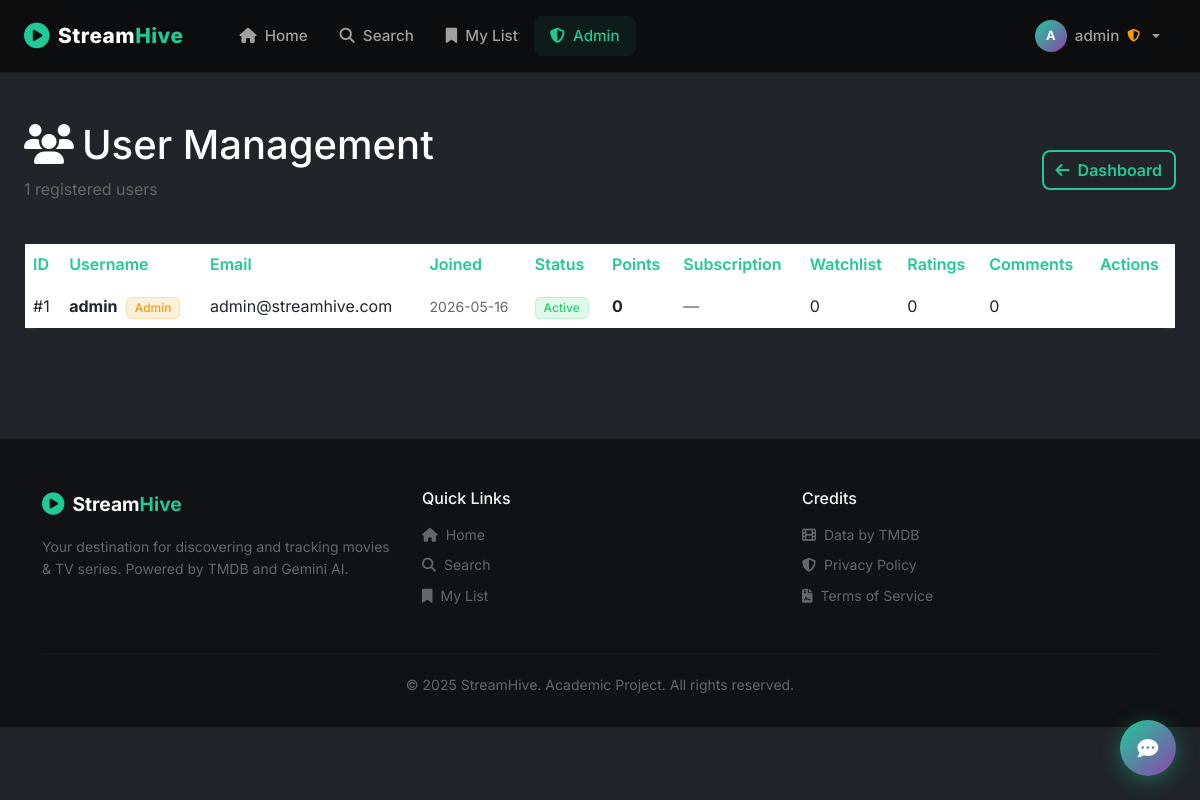
Page /public/admin/users.php (signed in) on the committed database.
### tables this page shows
CREATE TABLE users (
    id INT PRIMARY KEY AUTO_INCREMENT,
    username VARCHAR(50) NOT NULL UNIQUE,
    email VARCHAR(100) NOT NULL UNIQUE,
    password_hash VARCHAR(255) NOT NULL,
    avatar_url VARCHAR(255) DEFAULT NULL,
    created_at TIMESTAMP DEFAULT CURRENT_TIMESTAMP,
    updated_at TIMESTAMP DEFAULT CURRENT_TIMESTAMP ON UPDATE CURRENT_TIMESTAMP,
    is_admin BOOLEAN DEFAULT FALSE,
    status ENUM('active', 'inactive', 'suspended') DEFAULT 'active'
);

### app/db/db.php (called while the page is built, shortened)
<?php
class Database {
    private static $instance = null;
    private $conn;
    private function __construct() {
        $port = defined('DB_PORT') ? DB_PORT : 3306;
        $this->conn = mysqli_init();
        $this->conn->options(MYSQLI_OPT_SSL_VERIFY_SERVER_CERT, false);
        $this->conn->real_connect(DB_HOST, DB_USER, DB_PASS, DB_NAME, $port, null, MYSQLI_CLIENT_SSL);
        $this->conn->set_charset('utf8mb4');
    }
    public static function getInstance() {
        if (self::$instance === null) {
            self::$instance = new Database();
        }
        return self::$instance;
    }
    public function query($sql, $params = [], $types = '') {
        $stmt = $this->conn->prepare($sql);
        $stmt->execute();
        $result = $stmt->get_result();
        return $result->fetch_all(MYSQLI_ASSOC);
    }
    public function fetchAll($sql, $params = [], $types = '') {
        return $this->query($sql, $params, $types);
    }
}
?>

### public/admin/users.php (the view, shortened to what this page needs)
<?php
include '../../app/includes/header.php';
include '../../app/includes/navbar.php';
require_once '../../app/db/db.php';
$db = Database::getInstance();
$users = $db->fetchAll("SELECT u.*,
    (SELECT COUNT(*) FROM my_list WHERE user_id = u.id) as list_count,
    (SELECT COUNT(*) FROM ratings WHERE user_id = u.id) as rating_count,
    (SELECT COUNT(*) FROM comments WHERE user_id = u.id) as comment_count,
    (SELECT expires_at FROM subscriptions WHERE user_id = u.id AND expires_at > NOW() ORDER BY expires_at DESC LIMIT 1) as sub_expires
    FROM users u ORDER BY u.created_at DESC");
?>
<main class="container-fluid py-5">
    <div class="container-fluid">
        <div class="d-flex justify-content-between align-items-center mb-4">
            <div>
                <h1><i class="fas fa-users me-2"></i>User Management</h1>
                <p class="text-muted"><?php echo count($users); ?> registered users</p>
            </div>
            <a href="index.php" class="btn btn-outline-primary"><i class="fas fa-arrow-left me-2"></i>Dashboard</a>
        </div>
        <div class="card">
            <div class="table-responsive">
                <table class="table table-hover mb-0">
                    <thead class="bg-darker">
                        <tr>
                            <th>ID</th>
                            <th>Username</th>
                            <th>Email</th>
                            <th>Joined</th>
                            <th>Status</th>
                            <th>Points</th>
                            <th>Subscription</th>
                            <th>Watchlist</th>
                            <th>Ratings</th>
                            <th>Comments</th>
                            <th>Actions</th>
                        </tr>
                    </thead>
                    <tbody>
                        <?php foreach ($users as $u): ?>
                        <tr>
                            <td>#<?php echo $u['id']; ?></td>
                            <td><strong><?php echo htmlspecialchars($u['username']); ?></strong>
                                <?php if ($u['is_admin']): ?><span class="badge badge-soft-warning ms-1">Admin</span><?php endif; ?>
                            </td>
                            <td><?php echo htmlspecialchars($u['email']); ?></td>
                            <td><small class="text-muted"><?php echo date('Y-m-d', strtotime($u['created_at'])); ?></small></td>
                            <td>
                                <?php
                                $statusClass = $u['status'] === 'active' ? 'success' : ($u['status'] === 'suspended' ? 'danger' : 'secondary');
                                ?>
                                <span class="badge badge-soft-<?php echo $statusClass; ?>"><?php echo ucfirst($u['status']); ?></span>
                            </td>
                            <td><strong><?php echo isset($u['points_balance']) ? $u['points_balance'] : 0; ?></strong></td>
                            <td>
                                <?php if ($u['is_admin']): ?>
                                    <span class="text-muted">—</span>
                                <?php elseif ($u['sub_expires']): ?>
                                    <span class="badge bg-success">Active</span>
                                    <small class="text-muted d-block"><?php echo date('M j', strtotime($u['sub_expires'])); ?></small>
                                <?php else: ?>
                                    <span class="badge badge-soft-secondary">None</span>
                                <?php endif; ?>
                            </td>
                            <td><?php echo $u['list_count']; ?></td>
                            <td><?php echo $u['rating_count']; ?></td>
                            <td><?php echo $u['comment_count']; ?></td>
                            <td>
                            </td>
                        </tr>
                        <?php endforeach; ?>
                    </tbody>
                </table>
            </div>
        </div>
    </div>
</main>
<?php include '../../app/includes/footer.php'; ?>

### app/includes/header.php (shortened to what this page needs)
<!DOCTYPE html>
<html lang="en">
<head>
    <link href="https://cdnjs.cloudflare.com/ajax/libs/bootstrap/5.3.0/css/bootstrap.min.css" rel="stylesheet">
    <link rel="stylesheet" href="https://cdnjs.cloudflare.com/ajax/libs/font-awesome/6.5.0/css/all.min.css">
    <link rel="stylesheet" href="/streamhive/public/assets/css/style.css">
</head>
<body class="bg-dark text-white">

### app/includes/navbar.php (shortened to what this page needs)
<?php
$currentPage = basename($_SERVER['PHP_SELF']);
$isLoggedIn = isset($_SESSION['user_id']);
$isAdmin = isset($_SESSION['is_admin']) && $_SESSION['is_admin'];
$username = isset($_SESSION['username']) ? $_SESSION['username'] : '';
?>
<nav class="navbar navbar-expand-lg navbar-dark sticky-top" id="main-navbar">
    <div class="container-fluid px-4">
        <a class="navbar-brand fw-bold d-flex align-items-center gap-2" href="/streamhive/public/index.php">
            <i class="fas fa-play-circle" style="color: var(--primary); font-size: 1.6rem;"></i>
            <span style="font-size: 1.3rem; letter-spacing: 0.5px;">Stream<span style="color: var(--primary);">Hive</span></span>
        </a>
        <div class="collapse navbar-collapse" id="navbarNav">
            <ul class="navbar-nav me-auto ms-4">
                <li class="nav-item">
                    <a class="nav-link <?php echo $currentPage === 'index.php' ? 'active' : ''; ?>" href="/streamhive/public/index.php">
                        <i class="fas fa-home me-1"></i> Home
                    </a>
                </li>
                <li class="nav-item">
                    <a class="nav-link <?php echo $currentPage === 'search.php' ? 'active' : ''; ?>" href="/streamhive/public/search.php">
                        <i class="fas fa-search me-1"></i> Search
                    </a>
                </li>
                <?php if ($isLoggedIn): ?>
                <li class="nav-item">
                    <a class="nav-link <?php echo $currentPage === 'mylist.php' ? 'active' : ''; ?>" href="/streamhive/public/mylist.php">
                        <i class="fas fa-bookmark me-1"></i> My List
                    </a>
                </li>
                <?php endif; ?>
                <?php if ($isAdmin): ?>
                <li class="nav-item">
                    <a class="nav-link <?php echo strpos($_SERVER['PHP_SELF'], 'admin') !== false ? 'active' : ''; ?>" href="/streamhive/public/admin/index.php">
                        <i class="fas fa-shield-alt me-1"></i> Admin
                    </a>
                </li>
                <?php endif; ?>
            </ul>
            <ul class="navbar-nav">
                <?php if ($isLoggedIn): ?>
                <li class="nav-item dropdown">
                    <a class="nav-link dropdown-toggle d-flex align-items-center gap-2" href="#" role="button" data-bs-toggle="dropdown">
                        <div class="user-avatar-sm"><?php echo strtoupper(substr($username, 0, 1)); ?></div>
                        <span><?php echo htmlspecialchars($username); ?></span>
                        <?php if ($isAdmin): ?>
                        <span class="nav-admin-badge"><i class="fas fa-shield-alt"></i></span>
                        <?php endif; ?>
                    </a>
                </li>
                <?php endif; ?>
            </ul>
        </div>
    </div>
</nav>

### app/includes/footer.php (shortened to what this page needs)
<footer class="site-footer">
    <div class="container">
        <div class="row">
            <div class="col-md-4 mb-4 mb-md-0">
                <div class="d-flex align-items-center gap-2 mb-3">
                    <i class="fas fa-play-circle" style="color: var(--primary); font-size: 1.4rem;"></i>
                    <span class="fw-bold" style="font-size: 1.2rem;">Stream<span style="color: var(--primary);">Hive</span></span>
                </div>
                <p class="text-muted small mb-0">Your destination for discovering and tracking movies & TV series. Powered by TMDB and Gemini AI.</p>
            </div>
            <div class="col-md-4 mb-4 mb-md-0">
                <h6 class="text-light mb-3">Quick Links</h6>
                <ul class="list-unstyled small">
                    <li class="mb-2"><a href="/streamhive/public/index.php" class="text-muted text-decoration-none hover-primary"><i class="fas fa-home me-2"></i>Home</a></li>
                    <li class="mb-2"><a href="/streamhive/public/search.php" class="text-muted text-decoration-none hover-primary"><i class="fas fa-search me-2"></i>Search</a></li>
                    <li class="mb-2"><a href="/streamhive/public/mylist.php" class="text-muted text-decoration-none hover-primary"><i class="fas fa-bookmark me-2"></i>My List</a></li>
                </ul>
            </div>
            <div class="col-md-4">
                <h6 class="text-light mb-3">Credits</h6>
                <ul class="list-unstyled small">
                    <li class="mb-2"><a href="https://www.themoviedb.org/" target="_blank" class="text-muted text-decoration-none hover-primary"><i class="fas fa-film me-2"></i>Data by TMDB</a></li>
                    <li class="mb-2"><a href="#" class="text-muted text-decoration-none hover-primary"><i class="fas fa-shield-alt me-2"></i>Privacy Policy</a></li>
                    <li class="mb-2"><a href="#" class="text-muted text-decoration-none hover-primary"><i class="fas fa-file-contract me-2"></i>Terms of Service</a></li>
                </ul>
            </div>
        </div>
        <hr style="border-color: rgba(255,255,255,0.1); margin: 30px 0 20px;">
        <div class="text-center">
            <p class="small text-muted mb-0">&copy; 2025 StreamHive. Academic Project. All rights reserved.</p>
        </div>
    </div>
</footer>
</body>
</html>

### public/assets/css/style.css (style rules this page uses)
:root { --primary: #20c997; --primary-light: #1dd1a1; --primary-dark: #16a085; --secondary: #8e44ad; --secondary-light: #a855f7; --dark-bg: #0a0a0a; --card-bg: #141414; --card-bg-hover: #1a1a1a; --border-color: rgba(255,255,255,0.08); --text-primary: #ffffff; --text-secondary: #a0a0a0; --text-muted: #666; --danger: #e74c3c; --warning: #f39c12; --info: #3498db; --radius: 12px; --radius-sm: 8px; --shadow: 0 8px 32px rgba(0,0,0,0.4); --transition: all 0.3s cubic-bezier(0.4, 0, 0.2, 1); }
* { box-sizing: border-box; }
body { background-color: var(--dark-bg); color: var(--text-primary); font-family: 'Inter', -apple-system, BlinkMacSystemFont, 'Segoe UI', Roboto, sans-serif; overflow-x: hidden; line-height: 1.6; }
#main-navbar { background: rgba(10, 10, 10, 0.85) !important; backdrop-filter: blur(20px); -webkit-backdrop-filter: blur(20px); border-bottom: 1px solid var(--border-color); padding: 12px 0; transition: var(--transition); z-index: 1000; }
.navbar-brand { font-weight: 800 !important; letter-spacing: 0.5px; }
.navbar-nav .nav-link { color: var(--text-secondary) !important; font-weight: 500; padding: 8px 16px !important; border-radius: var(--radius-sm); transition: var(--transition); font-size: 0.95rem; }
.navbar-nav .nav-link:hover, .navbar-nav .nav-link.active { color: var(--primary) !important; background: rgba(32, 201, 151, 0.08); }
.user-avatar-sm { width: 32px; height: 32px; background: linear-gradient(135deg, var(--primary), var(--secondary)); border-radius: 50%; display: flex; align-items: center; justify-content: center; font-size: 0.8rem; font-weight: 700; color: white; }
.btn-outline-primary { color: var(--primary) !important; border: 2px solid var(--primary) !important; border-radius: var(--radius-sm); font-weight: 600; background: transparent !important; transition: var(--transition); }
.card { background-color: var(--card-bg) !important; border: 1px solid var(--border-color) !important; color: white !important; border-radius: var(--radius) !important; transition: var(--transition); }
.site-footer { background: rgba(0,0,0,0.5); border-top: 1px solid var(--border-color); padding: 50px 0 30px; margin-top: 60px; }
.table { border-color: var(--border-color); }
.table thead th { border-color: var(--border-color); color: var(--primary); font-weight: 600; }
.table tbody tr { border-color: var(--border-color); }
.bg-darker { background: rgba(0,0,0,0.3) !important; }
.badge-soft-success { background: rgba(46, 204, 113, 0.15); color: #2ecc71; border: 1px solid rgba(46, 204, 113, 0.2); font-weight: 500; }
.badge-soft-warning { background: rgba(243, 156, 18, 0.15); color: #f39c12; border: 1px solid rgba(243, 156, 18, 0.2); font-weight: 500; }
.text-muted { color: var(--text-muted) !important; }
a { color: var(--primary); text-decoration: none; transition: var(--transition); }
.badge { border-radius: 6px; }
hr { border-color: var(--border-color); }
.nav-admin-badge { color: #f39c12; font-size: 0.8rem; }

### rows in the picture
users: id "1", username "admin", is_admin "Admin", email "admin@streamhive.com", created_at "2026-05-16", status "Active", points_balance "0", list_count "0", rating_count "0", comment_count "0"

### other values in the picture
substr($username, 0, 1) "A"
$username "admin"
count($users) "1"
